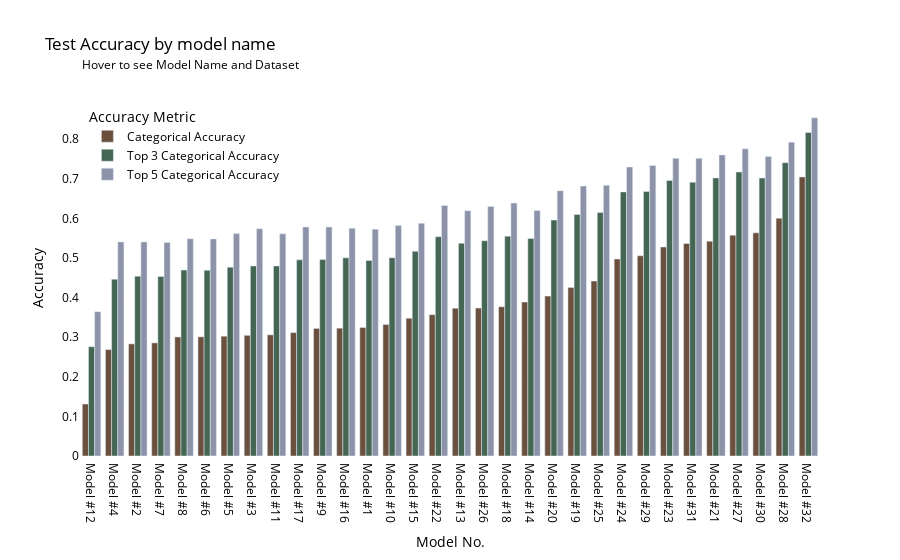

Write notebook code for a chart like this one.
### Code cell
# accuracy plot with plotly for dashboard
fig = px.bar(df_plot.sort_values('Accuracy'), x='Model No.', 
             y='Accuracy', color='Accuracy Metric', 
             barmode='group',
             hover_name='Model No.',
             hover_data=['Model Name', 'Data'],
             color_discrete_sequence=colors,
             title='Test Accuracy by model name')

# formatting
fig.update_layout(
    legend=dict(
        yanchor="top",
        y=0.99,
        xanchor="left",
        x=0.01
    ),
    annotations = [
        dict(xref='paper',
             yref='paper',
             x=0, y=1.13,
             showarrow=False,
             text ='Hover to see Model Name and Dataset'
        )
    ],
    # paper_bgcolor='rgba(0,0,0,0)',
    # plot_bgcolor='rgba(0,0,0,0)',
    font = {'color':'black'}
)

### Figure 1 — Plotly figure (JSON) as saved in the notebook; plotly's stock layout.template omitted (floating-point values rounded to 4 significant figures)
{"data": [{"alignmentgroup": "True", "customdata": [["cnn1_audin_l2reg_4", "kaggle_10sec_wav"], ["cnn1_audin_nmel_dcbl_2", "kaggle_10sec_wav"], ["cnn1_audin_nmel_2", "kaggle_10sec_wav"], ["cnn1_audin_freq_1", "kaggle_10sec_wav"], ["cnn1_audin_freq_2", "kaggle_10sec_wav"], ["cnn1_audin_nffthl_2", "kaggle_10sec_wav"], ["cnn1_audin_nffthl_1", "kaggle_10sec_wav"], ["cnn1_audin_nmel_dcbl_1", "kaggle_10sec_wav"], ["cnn1_audin_l2reg_3", "kaggle_10sec_wav"], ["milsed_3block_dense", "kaggle_10sec_wav"], ["cnn1_audin_l2reg_1", "kaggle_10sec_wav"], ["cnn1_audin_drp_4", "kaggle_10sec_wav"], ["cnn1_audin_nmel_1", "kaggle_10sec_wav"], ["cnn1_audin_l2reg_2", "kaggle_10sec_wav"], ["cnn1_audin_drp_3", "kaggle_10sec_wav"], ["milsed_8block_dense", "kaggle_10sec_wav"], ["cnn1_audin_drp_1", "kaggle_10sec_wav"], ["milsed_7block_dense_drp_4", "kaggle_10sec_wav"], ["milsed_4block_dense", "kaggle_10sec_wav"], ["cnn1_audin_drp_2", "kaggle_10sec_wav"], ["milsed_5block_dense", "kaggle_10sec_wav"], ["milsed_6block_dense", "kaggle_10sec_wav"], ["milsed_7block_dense_drp_3", "kaggle_10sec_wav"], ["milsed_7block_dense_drp_2", "kaggle_10sec_wav"], ["milsed_7block_dense", "kaggle_full_length_npy_aug_pitch"], ["milsed_7block_dense_drp_1", "kaggle_10sec_wav"], ["milsed_7block_dense", "kaggle_full_length_npy_aug_pitch_stretch"], ["milsed_7block_dense", "kaggle_10sec_wav"], ["milsed_7block_dense", "all_10sec_wav"], ["milsed_7block_dense", "kaggle_full_length_npy_aug_stretch"], ["milsed_7block_dense", "kaggle_full_length_npy_aug"], ["milsed_7block_dense", "all_full_length_npy_aug"]], "hovertemplate": "<b>%{hovertext}</b><br><br>Accuracy Metric=Categorical Accuracy<br>Model No.=%{x}<br>Accuracy=%{y}<br>Model Name=%{customdata[0]}<br>Data=%{customdata[1]}<extra></extra>", "hovertext": ["Model #12", "Model #4", "Model #2", "Model #7", "Model #8", "Model #6", "Model #5", "Model #3", "Model #11", "Model #17", "Model #9", "Model #16", "Model #1", "Model #10", "Model #15", "Model #22", "Model #13", "Model #26", "Model #18", "Model #14", "Model #20", "Model #19", "Model #25", "Model #24", "Model #29", "Model #23", "Model #31", "Model #21", "Model #27", "Model #30", "Model #28", "Model #32"], "legendgroup": "Categorical Accuracy", "marker": {"color": "#6c503e"}, "name": "Categorical Accuracy", "offsetgroup": "Categorical Accuracy", "orientation": "v", "showlegend": true, "textposition": "auto", "type": "bar", "x": ["Model #12", "Model #4", "Model #2", "Model #7", "Model #8", "Model #6", "Model #5", "Model #3", "Model #11", "Model #17", "Model #9", "Model #16", "Model #1", "Model #10", "Model #15", "Model #22", "Model #13", "Model #26", "Model #18", "Model #14", "Model #20", "Model #19", "Model #25", "Model #24", "Model #29", "Model #23", "Model #31", "Model #21", "Model #27", "Model #30", "Model #28", "Model #32"], "xaxis": "x", "y": [0.1312, 0.2688, 0.2831, 0.2856, 0.3006, 0.3009, 0.3025, 0.3047, 0.3059, 0.3116, 0.3222, 0.3228, 0.3244, 0.3319, 0.3478, 0.3569, 0.3731, 0.3734, 0.3769, 0.3887, 0.4038, 0.4253, 0.4419, 0.4975, 0.5056, 0.5278, 0.5366, 0.5425, 0.5577, 0.5634, 0.6006, 0.7047], "yaxis": "y"}, {"alignmentgroup": "True", "customdata": [["cnn1_audin_l2reg_4", "kaggle_10sec_wav"], ["cnn1_audin_nmel_dcbl_2", "kaggle_10sec_wav"], ["cnn1_audin_freq_1", "kaggle_10sec_wav"], ["cnn1_audin_nmel_2", "kaggle_10sec_wav"], ["cnn1_audin_nffthl_2", "kaggle_10sec_wav"], ["cnn1_audin_freq_2", "kaggle_10sec_wav"], ["cnn1_audin_nffthl_1", "kaggle_10sec_wav"], ["cnn1_audin_l2reg_3", "kaggle_10sec_wav"], ["cnn1_audin_nmel_dcbl_1", "kaggle_10sec_wav"], ["cnn1_audin_nmel_1", "kaggle_10sec_wav"], ["milsed_3block_dense", "kaggle_10sec_wav"], ["cnn1_audin_l2reg_1", "kaggle_10sec_wav"], ["cnn1_audin_drp_4", "kaggle_10sec_wav"], ["cnn1_audin_l2reg_2", "kaggle_10sec_wav"], ["cnn1_audin_drp_3", "kaggle_10sec_wav"], ["cnn1_audin_drp_1", "kaggle_10sec_wav"], ["milsed_7block_dense_drp_4", "kaggle_10sec_wav"], ["cnn1_audin_drp_2", "kaggle_10sec_wav"], ["milsed_8block_dense", "kaggle_10sec_wav"], ["milsed_4block_dense", "kaggle_10sec_wav"], ["milsed_5block_dense", "kaggle_10sec_wav"], ["milsed_6block_dense", "kaggle_10sec_wav"], ["milsed_7block_dense_drp_3", "kaggle_10sec_wav"], ["milsed_7block_dense_drp_2", "kaggle_10sec_wav"], ["milsed_7block_dense", "kaggle_full_length_npy_aug_pitch"], ["milsed_7block_dense", "kaggle_full_length_npy_aug_pitch_stretch"], ["milsed_7block_dense_drp_1", "kaggle_10sec_wav"], ["milsed_7block_dense", "kaggle_full_length_npy_aug_stretch"], ["milsed_7block_dense", "kaggle_10sec_wav"], ["milsed_7block_dense", "all_10sec_wav"], ["milsed_7block_dense", "kaggle_full_length_npy_aug"], ["milsed_7block_dense", "all_full_length_npy_aug"]], "hovertemplate": "<b>%{hovertext}</b><br><br>Accuracy Metric=Top 3 Categorical Accuracy<br>Model No.=%{x}<br>Accuracy=%{y}<br>Model Name=%{customdata[0]}<br>Data=%{customdata[1]}<extra></extra>", "hovertext": ["Model #12", "Model #4", "Model #7", "Model #2", "Model #6", "Model #8", "Model #5", "Model #11", "Model #3", "Model #1", "Model #17", "Model #9", "Model #16", "Model #10", "Model #15", "Model #13", "Model #26", "Model #14", "Model #22", "Model #18", "Model #20", "Model #19", "Model #25", "Model #24", "Model #29", "Model #31", "Model #23", "Model #30", "Model #21", "Model #27", "Model #28", "Model #32"], "legendgroup": "Top 3 Categorical Accuracy", "marker": {"color": "#446652"}, "name": "Top 3 Categorical Accuracy", "offsetgroup": "Top 3 Categorical Accuracy", "orientation": "v", "showlegend": true, "textposition": "auto", "type": "bar", "x": ["Model #12", "Model #4", "Model #7", "Model #2", "Model #6", "Model #8", "Model #5", "Model #11", "Model #3", "Model #1", "Model #17", "Model #9", "Model #16", "Model #10", "Model #15", "Model #13", "Model #26", "Model #14", "Model #22", "Model #18", "Model #20", "Model #19", "Model #25", "Model #24", "Model #29", "Model #31", "Model #23", "Model #30", "Model #21", "Model #27", "Model #28", "Model #32"], "xaxis": "x", "y": [0.2759, 0.4462, 0.4531, 0.4541, 0.4691, 0.4694, 0.4769, 0.48, 0.48, 0.4934, 0.4953, 0.4959, 0.5003, 0.5006, 0.5169, 0.5372, 0.5434, 0.5494, 0.5537, 0.555, 0.5956, 0.61, 0.6147, 0.6669, 0.6681, 0.6913, 0.6956, 0.7019, 0.7022, 0.7171, 0.7406, 0.8167], "yaxis": "y"}, {"alignmentgroup": "True", "customdata": [["cnn1_audin_l2reg_4", "kaggle_10sec_wav"], ["cnn1_audin_freq_1", "kaggle_10sec_wav"], ["cnn1_audin_nmel_dcbl_2", "kaggle_10sec_wav"], ["cnn1_audin_nmel_2", "kaggle_10sec_wav"], ["cnn1_audin_nffthl_2", "kaggle_10sec_wav"], ["cnn1_audin_freq_2", "kaggle_10sec_wav"], ["cnn1_audin_l2reg_3", "kaggle_10sec_wav"], ["cnn1_audin_nffthl_1", "kaggle_10sec_wav"], ["cnn1_audin_nmel_1", "kaggle_10sec_wav"], ["cnn1_audin_nmel_dcbl_1", "kaggle_10sec_wav"], ["cnn1_audin_drp_4", "kaggle_10sec_wav"], ["cnn1_audin_l2reg_1", "kaggle_10sec_wav"], ["milsed_3block_dense", "kaggle_10sec_wav"], ["cnn1_audin_l2reg_2", "kaggle_10sec_wav"], ["cnn1_audin_drp_3", "kaggle_10sec_wav"], ["cnn1_audin_drp_1", "kaggle_10sec_wav"], ["cnn1_audin_drp_2", "kaggle_10sec_wav"], ["milsed_7block_dense_drp_4", "kaggle_10sec_wav"], ["milsed_8block_dense", "kaggle_10sec_wav"], ["milsed_4block_dense", "kaggle_10sec_wav"], ["milsed_5block_dense", "kaggle_10sec_wav"], ["milsed_6block_dense", "kaggle_10sec_wav"], ["milsed_7block_dense_drp_3", "kaggle_10sec_wav"], ["milsed_7block_dense_drp_2", "kaggle_10sec_wav"], ["milsed_7block_dense", "kaggle_full_length_npy_aug_pitch"], ["milsed_7block_dense", "kaggle_full_length_npy_aug_pitch_stretch"], ["milsed_7block_dense_drp_1", "kaggle_10sec_wav"], ["milsed_7block_dense", "kaggle_full_length_npy_aug_stretch"], ["milsed_7block_dense", "kaggle_10sec_wav"], ["milsed_7block_dense", "all_10sec_wav"], ["milsed_7block_dense", "kaggle_full_length_npy_aug"], ["milsed_7block_dense", "all_full_length_npy_aug"]], "hovertemplate": "<b>%{hovertext}</b><br><br>Accuracy Metric=Top 5 Categorical Accuracy<br>Model No.=%{x}<br>Accuracy=%{y}<br>Model Name=%{customdata[0]}<br>Data=%{customdata[1]}<extra></extra>", "hovertext": ["Model #12", "Model #7", "Model #4", "Model #2", "Model #6", "Model #8", "Model #11", "Model #5", "Model #1", "Model #3", "Model #16", "Model #9", "Model #17", "Model #10", "Model #15", "Model #13", "Model #14", "Model #26", "Model #22", "Model #18", "Model #20", "Model #19", "Model #25", "Model #24", "Model #29", "Model #31", "Model #23", "Model #30", "Model #21", "Model #27", "Model #28", "Model #32"], "legendgroup": "Top 5 Categorical Accuracy", "marker": {"color": "#8C93A8"}, "name": "Top 5 Categorical Accuracy", "offsetgroup": "Top 5 Categorical Accuracy", "orientation": "v", "showlegend": true, "textposition": "auto", "type": "bar", "x": ["Model #12", "Model #7", "Model #4", "Model #2", "Model #6", "Model #8", "Model #11", "Model #5", "Model #1", "Model #3", "Model #16", "Model #9", "Model #17", "Model #10", "Model #15", "Model #13", "Model #14", "Model #26", "Model #22", "Model #18", "Model #20", "Model #19", "Model #25", "Model #24", "Model #29", "Model #31", "Model #23", "Model #30", "Model #21", "Model #27", "Model #28", "Model #32"], "xaxis": "x", "y": [0.3644, 0.5394, 0.5406, 0.5406, 0.5481, 0.5487, 0.5609, 0.5616, 0.5725, 0.5738, 0.5753, 0.5781, 0.5784, 0.5822, 0.5875, 0.6194, 0.62, 0.63, 0.6325, 0.6388, 0.6697, 0.6816, 0.6837, 0.7297, 0.7337, 0.7516, 0.7516, 0.7566, 0.7603, 0.7756, 0.7925, 0.854], "yaxis": "y"}], "layout": {"annotations": [{"showarrow": false, "text": "Hover to see Model Name and Dataset", "x": 0, "xref": "paper", "y": 1.13, "yref": "paper"}], "barmode": "group", "font": {"color": "black"}, "legend": {"title": {"text": "Accuracy Metric"}, "tracegroupgap": 0, "x": 0.01, "xanchor": "left", "y": 0.99, "yanchor": "top"}, "paper_bgcolor": "rgba(0,0,0,0)", "plot_bgcolor": "rgba(0,0,0,0)", "title": {"text": "Test Accuracy by model name"}, "xaxis": {"anchor": "y", "domain": [0, 1], "title": {"text": "Model No."}}, "yaxis": {"anchor": "x", "domain": [0, 1], "title": {"text": "Accuracy"}}}}
